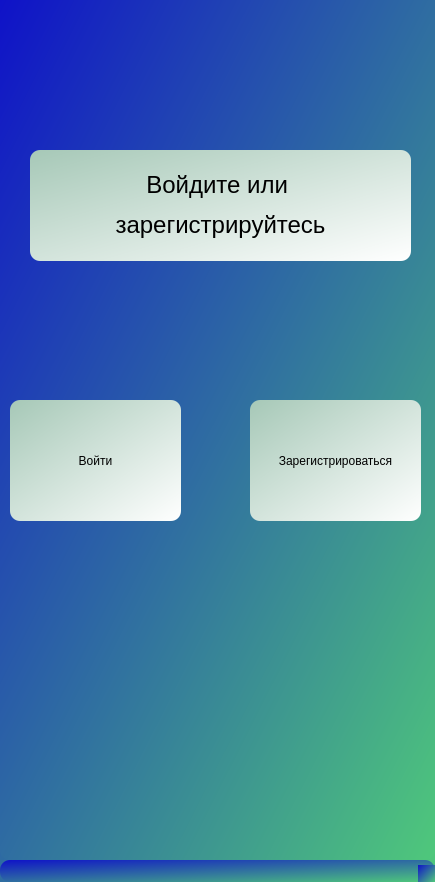
<?xml version="1.0" encoding="UTF-8"?>
<ui version="4.0">
 <class>Regi</class>
 <widget class="QMainWindow" name="Regi">
  <property name="geometry">
   <rect>
    <x>0</x>
    <y>0</y>
    <width>435</width>
    <height>882</height>
   </rect>
  </property>
  <property name="windowTitle">
   <string>MainWindow</string>
  </property>
  <property name="styleSheet">
   <string notr="true">background-color: qlineargradient(spread:pad, x1:0, y1:0, x2:1, y2:1, stop:0 rgba(15, 18, 200, 255), stop:1 rgba(79, 200, 123, 255));
border-radius: 10px;</string>
  </property>
  <widget class="QWidget" name="centralwidget">
   <widget class="QPushButton" name="btn_enter">
    <property name="geometry">
     <rect>
      <x>10</x>
      <y>400</y>
      <width>171</width>
      <height>121</height>
     </rect>
    </property>
    <property name="styleSheet">
     <string notr="true">background-color: qlineargradient(spread:pad, x1:0, y1:0, x2:1, y2:1, stop:0 rgba(166, 200, 183, 255), stop:1 rgba(255, 255, 255, 255));</string>
    </property>
    <property name="text">
     <string>Войти</string>
    </property>
   </widget>
   <widget class="QPushButton" name="btn_regist">
    <property name="geometry">
     <rect>
      <x>250</x>
      <y>400</y>
      <width>171</width>
      <height>121</height>
     </rect>
    </property>
    <property name="styleSheet">
     <string notr="true">background-color: qlineargradient(spread:pad, x1:0, y1:0, x2:1, y2:1, stop:0 rgba(166, 200, 183, 255), stop:1 rgba(255, 255, 255, 255));</string>
    </property>
    <property name="text">
     <string>Зарегистрироваться</string>
    </property>
   </widget>
   <widget class="QLabel" name="reg_label">
    <property name="geometry">
     <rect>
      <x>30</x>
      <y>150</y>
      <width>381</width>
      <height>111</height>
     </rect>
    </property>
    <property name="styleSheet">
     <string notr="true">background-color: qlineargradient(spread:pad, x1:0, y1:0, x2:1, y2:1, stop:0 rgba(166, 200, 183, 255), stop:1 rgba(255, 255, 255, 255));</string>
    </property>
    <property name="text">
     <string>&lt;html&gt;&lt;head/&gt;&lt;body&gt;&lt;p align=&quot;center&quot;&gt;&lt;span style=&quot; font-size:18pt;&quot;&gt;Войдите или &lt;/span&gt;&lt;/p&gt;&lt;p align=&quot;center&quot;&gt;&lt;span style=&quot; font-size:18pt;&quot;&gt;зарегистрируйтесь&lt;/span&gt;&lt;/p&gt;&lt;/body&gt;&lt;/html&gt;</string>
    </property>
   </widget>
  </widget>
  <widget class="QMenuBar" name="menubar">
   <property name="geometry">
    <rect>
     <x>0</x>
     <y>0</y>
     <width>435</width>
     <height>26</height>
    </rect>
   </property>
  </widget>
  <widget class="QStatusBar" name="statusbar"/>
 </widget>
 <resources/>
 <connections/>
</ui>
